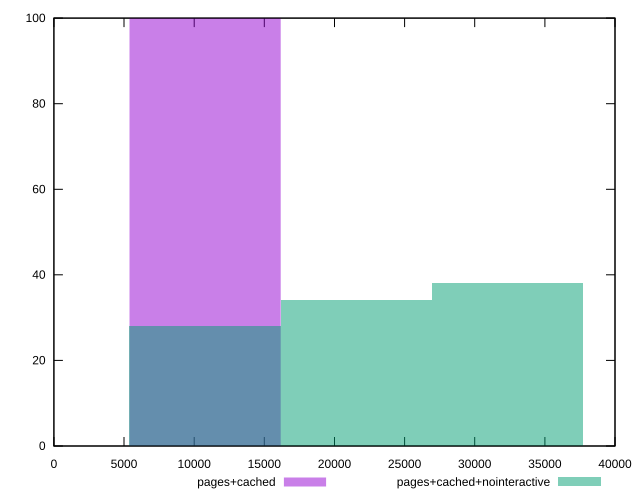

This figure's gnuplot source:
reset
set terminal svg size 640, 500 enhanced background rgb 'white'
set output "report_00007_2020-12-11T15:55:29.892Z/largest-contentful-paint/comparison/histogram/2_vs_3.svg"

$pagesCached <<EOF
10773.382617302224 100
EOF

$pagesCachedNointeractive <<EOF
10773.382617302224 28
32320.147851906673 38
21546.76523460445 34
EOF

set key outside below
set boxwidth 10773.382617302224
set yrange [0:100]
set style fill transparent solid 0.5 noborder

plot \
  $pagesCached title "pages+cached" with boxes, \
  $pagesCachedNointeractive title "pages+cached+nointeractive" with boxes, \


reset
